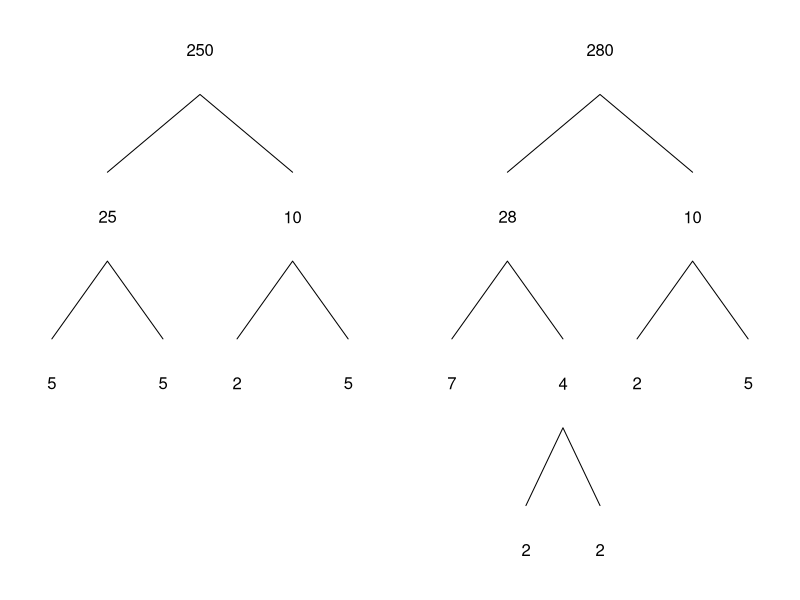
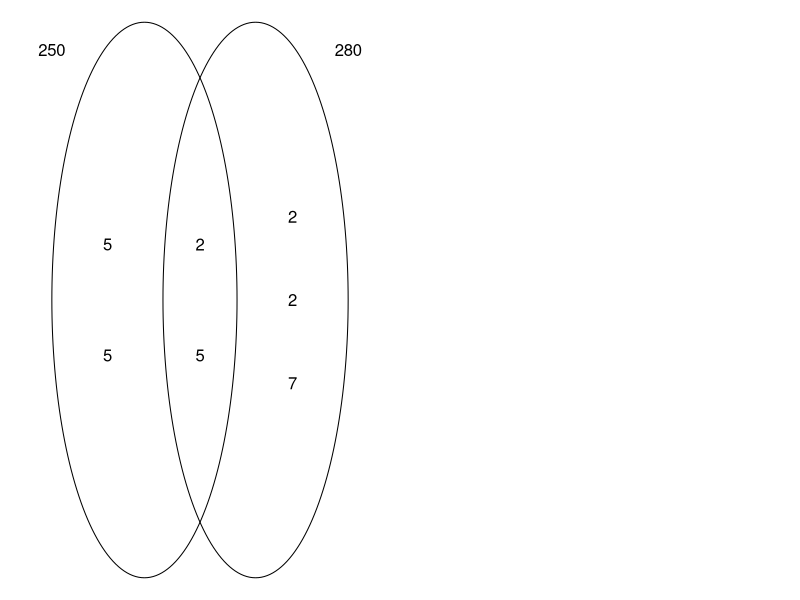

Generate these figures, in order, with R:
## ---- chunk 1
set.seed(1)
## ---- chunk 2
vs = -0.05
ys = c(0.78,0.92,0.78)+vs
par(mar=c(0,0,0,0),mfrow=c(1,2))
plot(0,0,"n",xlim=c(0,1),ylim=c(0,1),axes=F,ann=F)
text(0.5,1+vs,250)
lines(c(0.25,0.5,0.75),ys)
text(0.25,0.7+vs,25)
text(0.75,0.7+vs,10)
lines(c(0.10,0.25,0.40),ys-0.3)
text(0.1,0.4+vs,5)
text(0.4,0.4+vs,5)
lines(c(0.10,0.25,0.40)+0.5,ys-0.3)
text(0.6,0.4+vs,2)
text(0.9,0.4+vs,5)


plot(0,0,"n",xlim=c(0,1),ylim=c(0,1),axes=F,ann=F)
text(0.5,1+vs,280)
lines(c(0.25,0.5,0.75),ys)
text(0.25,0.7+vs,28)
text(0.75,0.7+vs,10)
lines(c(0.10,0.25,0.40),ys-0.3)
text(0.1,0.4+vs,7)
text(0.4,0.4+vs,4)
lines(c(0.10,0.25,0.40)+0.5,ys-0.3)
text(0.6,0.4+vs,2)
text(0.9,0.4+vs,5)
lines(c(0.3,0.4,0.5),ys-0.6)
text(0.3,0.1+vs,2)
text(0.5,0.1+vs,2)

## ---- chunk 3
par(mar=c(0,0,0,0))
plot(0,0,type="n",axes=F,ann=F,xlim=c(0,2),ylim=c(0,1))
th = seq(0,2*pi,pi/100)
lines(0.5*cos(th)+0.7,0.5*sin(th)+0.5)
lines(0.5*cos(th)+1.3,0.5*sin(th)+0.5)
text(0.5,0.6,"5")
text(0.5,0.4,"5")
text(1,0.6,"2")
text(1,0.4,"5")
text(1.5,0.65,"2")
text(1.5,0.5,"2")
text(1.5,0.35,"7")
text(0.2,0.95,"250")
text(1.8,0.95,"280")
## ---- chunk 4
gcd2 <- function(a, b) {
  if (b == 0) a else Recall(b, a %% b)
}
gcd <- function(...) Reduce(gcd2, c(...))
while(T){
    primes = c(2,3,5,7,11)
    n1 = sample(2:6,1)
    n2 = sample(2:6,1)
    c1 = prod(sample(primes,n1,T,c(8,4,6,1,1)))
    c2 = prod(sample(primes,n2,T,c(8,4,6,1,1)))
    gcf = gcd2(c1,c2)
    lcm = c1*c2/gcf
    if(gcf>1 && sum(c1==7)<2 && sum(c1==11)<2 && sum(c2==7)<2 && sum(c2==11)<2 && c1<200 && c2<200 && lcm>max(c(c1,c2))){break}
}
## ---- chunk 5
gcd2 <- function(a, b) {
  if (b == 0) a else Recall(b, a %% b)
}
gcd <- function(...) Reduce(gcd2, c(...))
while(T){
    primes = c(2,3,5,7,11)
    n1 = sample(2:6,1)
    n2 = sample(2:6,1)
    c1 = prod(sample(primes,n1,T,c(8,4,6,1,1)))
    c2 = prod(sample(primes,n2,T,c(8,4,6,1,1)))
    gcf = gcd2(c1,c2)
    lcm = c1*c2/gcf
    if(gcf>1 && sum(c1==7)<2 && sum(c1==11)<2 && sum(c2==7)<2 && sum(c2==11)<2 && c1<200 && c2<200 && lcm>max(c(c1,c2))){break}
}
## ---- chunk 6
gcd2 <- function(a, b) {
  if (b == 0) a else Recall(b, a %% b)
}
gcd <- function(...) Reduce(gcd2, c(...))
while(T){
    primes = c(2,3,5,7,11)
    n1 = sample(2:6,1)
    n2 = sample(2:6,1)
    c1 = prod(sample(primes,n1,T,c(8,4,6,1,1)))
    c2 = prod(sample(primes,n2,T,c(8,4,6,1,1)))
    gcf = gcd2(c1,c2)
    lcm = c1*c2/gcf
    if(gcf>1 && sum(c1==7)<2 && sum(c1==11)<2 && sum(c2==7)<2 && sum(c2==11)<2 && c1<200 && c2<200 && lcm>max(c(c1,c2))){break}
}
## ---- chunk 7
gcd2 <- function(a, b) {
  if (b == 0) a else Recall(b, a %% b)
}
gcd <- function(...) Reduce(gcd2, c(...))
while(T){
    primes = c(2,3,5,7,11)
    n1 = sample(2:6,1)
    n2 = sample(2:6,1)
    c1 = prod(sample(primes,n1,T,c(8,4,6,1,1)))
    c2 = prod(sample(primes,n2,T,c(8,4,6,1,1)))
    gcf = gcd2(c1,c2)
    lcm = c1*c2/gcf
    if(gcf>1 && sum(c1==7)<2 && sum(c1==11)<2 && sum(c2==7)<2 && sum(c2==11)<2 && c1<200 && c2<200 && lcm>max(c(c1,c2))){break}
}
## ---- chunk 8
gcd2 <- function(a, b) {
  if (b == 0) a else Recall(b, a %% b)
}
gcd <- function(...) Reduce(gcd2, c(...))
while(T){
    primes = c(2,3,5,7,11)
    n1 = sample(2:6,1)
    n2 = sample(2:6,1)
    c1 = prod(sample(primes,n1,T,c(8,4,6,1,1)))
    c2 = prod(sample(primes,n2,T,c(8,4,6,1,1)))
    gcf = gcd2(c1,c2)
    lcm = c1*c2/gcf
    if(gcf>1 && sum(c1==7)<2 && sum(c1==11)<2 && sum(c2==7)<2 && sum(c2==11)<2 && c1<200 && c2<200 && lcm>max(c(c1,c2))){break}
}
